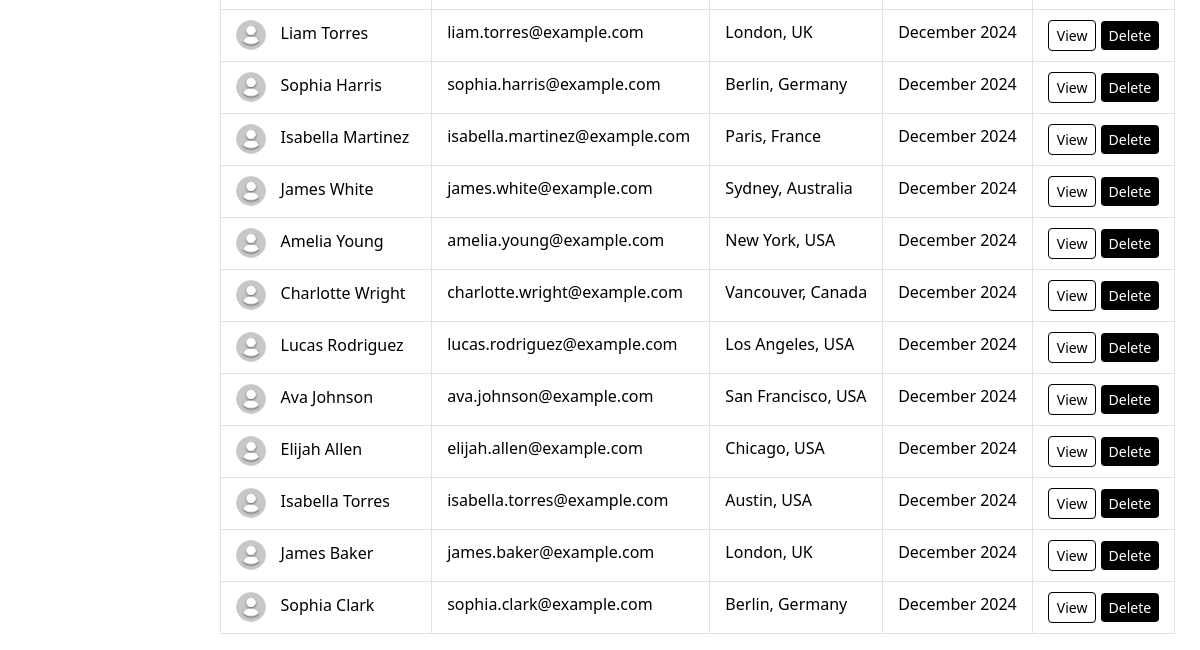
Page /admin_users.php (signed in, lower part) on the earlier database version.
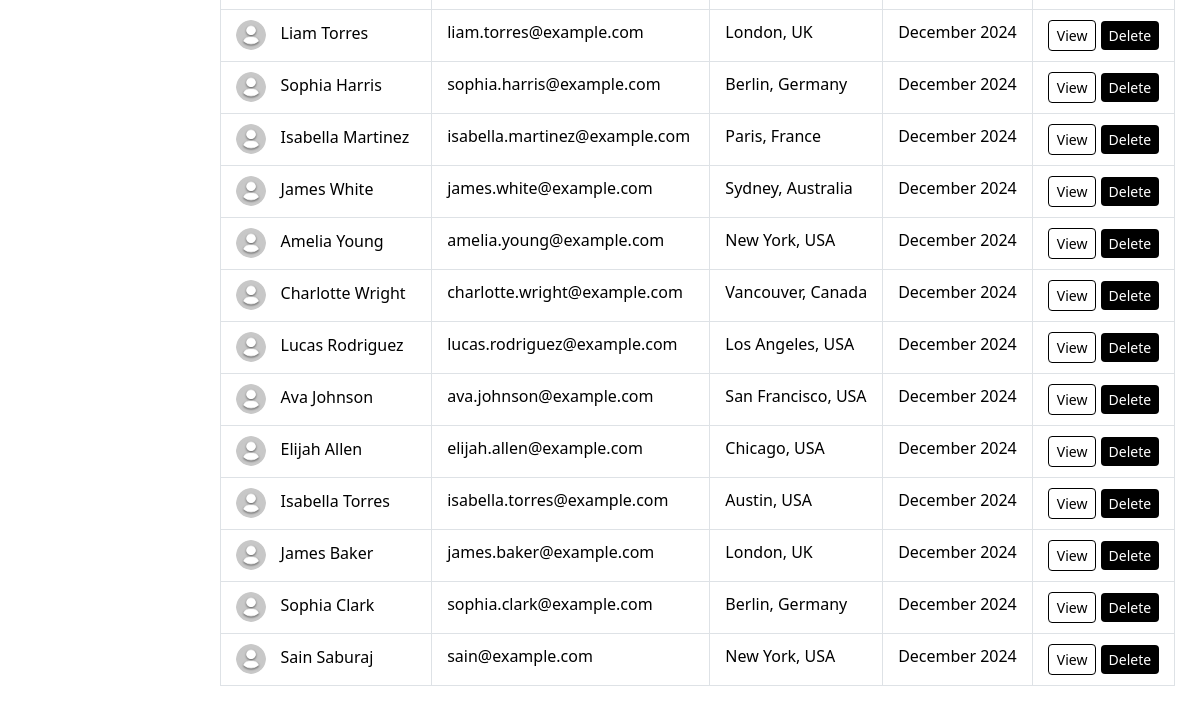
Same page on the later database version.
### tables this page shows
CREATE TABLE `users` (
  `id` bigint(20) NOT NULL,
  `name` varchar(100) DEFAULT NULL,
  `username` varchar(191) DEFAULT NULL,
  `email` varchar(191) DEFAULT NULL,
  `password` varchar(255) DEFAULT NULL,
  `bio` text DEFAULT NULL,
  `profile_picture` varchar(255) DEFAULT 'default.png',
  `location` varchar(255) DEFAULT NULL,
  `created_at` timestamp NOT NULL DEFAULT current_timestamp()
);

### admin_users.php (the view, shortened to what this page needs)
<?php
include 'dbconfig.php';
$sql = "SELECT * FROM users";
$result = $conn->query($sql);
?>
<!DOCTYPE html>
<html lang="en">
<head>
    <link rel="stylesheet" href="node_modules/bootstrap/dist/css/bootstrap.min.css">
    <link rel="stylesheet" href="library-files/fontawesome/css/all.min.css">
    <link rel="stylesheet" href="assets/css/me.css">
</head>
<body>
    <div class="container-fluid d-flex admin-2divs">
        <div class="content table-main" id="mainContent">
            <div class="container my-5 table-contain">
                <div class="table-container" id="tableContainer">
                    <table class="table table-bordered table-hover admin-table">
                        <tbody>
                        <?php
                        if ($result->num_rows > 0) {
                            while ($row = $result->fetch_assoc()) {
                                $profile_picture = !empty($row['profile_picture']) && file_exists("profile_picture/{$row['profile_picture']}")
                                    ? $row['profile_picture']
                                    : 'profile_picture/default.png';
                                echo "<tr>";
                                echo "<td><img src='profile_picture/$profile_picture' alt='User DP' class='user-img'> {$row['name']}</td>";
                                echo "<td>{$row['email']}</td>";
                                echo "<td>{$row['location']}</td>";
                                echo "<td>" . date('F Y', strtotime($row['created_at'])) . "</td>";
                                echo "<td>
                                        <button class='btn mybtn-outline btn-sm'>View</button>
                                        <button class='btn mybtn btn-sm'>Delete</button>
                                    </td>";
                                echo "</tr>";
                            }
                        } else {
                            echo "<tr><td colspan='6' class='text-center'>No users found</td></tr>";
                        }
                        ?>
                        </tbody>
                    </table>
                </div>
            </div>
        </div>
    </div>
</body>
</html>

### assets/css/me.css (style rules this page uses)
:root { --bs-body-font-weight: 400; }
body { color: black !important; }
.content { padding: 10px; border-radius: 5px; }
.content { transition: margin-left 0.3s; margin-left: 50px; padding: 20px; }
.admin-table { width: 100%; }
.admin-2divs { display: flex; height: 100vh; }
.content { margin-left: 0%; flex: 1; padding: 20px; }
.table-container { width: 100%; overflow-x: auto; }
.admin-table { width: 100%; border-collapse: collapse; }

Differences in the rows shown:
added users: profile_picture (placeholder picture), name "Sain Saburaj", email "sain@example.com", location "New York, USA", created_at "December 2024"
